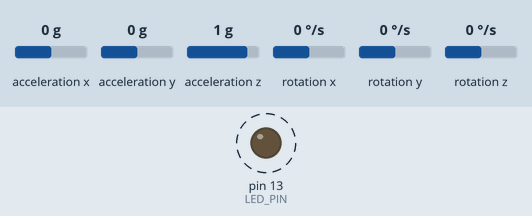
Recording of a sketch running on a simulated Arduino Uno, built with avr-gcc and run on an emulated ATmega328P. Shown: output pins drawn as LEDs (lit = HIGH). Dashed ring = blinking. Inputs (shaded band) come from the test bench; at power-on: acceleration x 0 g, acceleration y 0 g, acceleration z 1 g, rotation x 0 °/s, rotation y 0 °/s, rotation z 0 °/s. What the sketch prints to the serial monitor is not drawn.

Above: at 0.2 s.
Timing chart, 0 to 3.0 s (numbered marks = the images above):
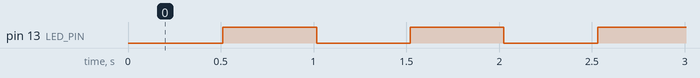

The sketch:

MPU6050_test_angle.ino
```cpp
// I2C device class (I2Cdev) demonstration Arduino sketch for MPU6050 class

// I2Cdev and MPU6050 must be installed as libraries, or else the .cpp/.h files
// for both classes must be in the include path of your project
#include "I2Cdev.h"
#include "MPU6050.h"

// Arduino Wire library is required if I2Cdev I2CDEV_ARDUINO_WIRE implementation
// is used in I2Cdev.h
#if I2CDEV_IMPLEMENTATION == I2CDEV_ARDUINO_WIRE
    #include "Wire.h"
#endif

// class default I2C address is 0x68
// specific I2C addresses may be passed as a parameter here
// AD0 low = 0x68 (default for InvenSense evaluation board)
// AD0 high = 0x69
MPU6050 accelgyro;

//MPU6050 accelgyro(0x69); // <-- use for AD0 high

int16_t ax, ay, az;
int16_t gx, gy, gz;

/*
int A_ax;
int ax_Min = -16383;
int ax_Max = 16383;

int A_ay;
int ay_Min = -16383;
int ay_Max = 16383;

int A_az;
int az_Min = -16383;
int az_Max = 16383;

int G_gx;
int gx_Min = -250;
int gx_Max = 2000;

int G_gy;
int gy_Min = -250;
int gy_Max = 2000;

int G_gz;
int gz_Min = -250;
int gz_Max = 2000;
*/


// uncomment "OUTPUT_READABLE_ACCELGYRO" if you want to see a tab-separated
// list of the accel X/Y/Z and then gyro X/Y/Z values in decimal. Easy to read,
// not so easy to parse, and slow(er) over UART.
#define OUTPUT_READABLE_ACCELGYRO

// uncomment "OUTPUT_BINARY_ACCELGYRO" to send all 6 axes of data as 16-bit
// binary, one right after the other. This is very fast (as fast as possible
// without compression or data loss), and easy to parse, but impossible to read
// for a human.
//#define OUTPUT_BINARY_ACCELGYRO


#define LED_PIN 13
bool blinkState = false;

void setup() {
    // join I2C bus (I2Cdev library doesn't do this automatically)
    #if I2CDEV_IMPLEMENTATION == I2CDEV_ARDUINO_WIRE
         Wire.begin();
    #elif I2CDEV_IMPLEMENTATION == I2CDEV_BUILTIN_FASTWIRE
        Fastwire::setup(400, true);
    #endif

    // initialize serial communication
    // (38400 chosen because it works as well at 8MHz as it does at 16MHz, but
    // it's really up to you depending on your project)

    Serial.begin(38400);


    // initialize device
    Serial.println("Initializing I2C devices...");
    accelgyro.initialize();

    // verify connection
    Serial.println("Testing device connections...");
    Serial.println(accelgyro.testConnection() ? "MPU6050 connection successful" : "MPU6050 connection failed");

    // use the code below to change accel/gyro offset values
    /*
    Serial.println("Updating internal sensor offsets...");
    // -76	-2359	1688	0	0	0
    Serial.print(accelgyro.getXAccelOffset()); Serial.print("\t"); // -76
    Serial.print(accelgyro.getYAccelOffset()); Serial.print("\t"); // -2359
    Serial.print(accelgyro.getZAccelOffset()); Serial.print("\t"); // 1688
    Serial.print(accelgyro.getXGyroOffset()); Serial.print("\t"); // 0
    Serial.print(accelgyro.getYGyroOffset()); Serial.print("\t"); // 0
    Serial.print(accelgyro.getZGyroOffset()); Serial.print("\t"); // 0
    Serial.print("\n");
    accelgyro.setXGyroOffset(220);
    accelgyro.setYGyroOffset(76);
    accelgyro.setZGyroOffset(-85);
    Serial.print(accelgyro.getXAccelOffset()); Serial.print("\t"); // -76
    Serial.print(accelgyro.getYAccelOffset()); Serial.print("\t"); // -2359
    Serial.print(accelgyro.getZAccelOffset()); Serial.print("\t"); // 1688
    Serial.print(accelgyro.getXGyroOffset()); Serial.print("\t"); // 0
    Serial.print(accelgyro.getYGyroOffset()); Serial.print("\t"); // 0
    Serial.print(accelgyro.getZGyroOffset()); Serial.print("\t"); // 0
    Serial.print("\n");
    */

    // configure Arduino LED for
    pinMode(LED_PIN, OUTPUT);
}

void loop() {

    // read raw accel/gyro measurements from device

   accelgyro.getMotion6(&ax, &ay, &az, &gx, &gy, &gz);

/*
    A_ax = constrain(ax, ax_Min, ax_Max);
    A_ax = map(A_ax, ax_Min, ax_Max, -90, 90);

    A_ay = constrain(ay, ay_Min, ay_Max);
    A_ay = map(A_ay, ay_Min, ay_Max, -90, 90);

    A_az = constrain(az, az_Min, az_Max);
    A_az = map(A_az, az_Min, az_Max, -90, 90);

    G_gx = constrain(gx, gx_Min, gx_Max);
    G_gx = map(G_gx, gx_Min, gx_Max, 0, 30);

    G_gy = constrain(gy, gy_Min, gy_Max);
    G_gy = map(G_gy, gy_Min, gy_Max, 0, 30);

    G_gz = constrain(gz, gz_Min, gz_Max);
    G_gz = map(G_gz, gz_Min, gz_Max, 0, 30);

*/
    // these methods (and a few others) are also available
    //accelgyro.getAcceleration(&ax, &ay, &az);
    //accelgyro.getRotation(&gx, &gy, &gz);

    #ifdef OUTPUT_READABLE_ACCELGYRO
        // display tab-separated accel/gyro x/y/z values

        Serial.print("a/g:\t");
        Serial.print((ax / 1800 + 8)/6); Serial.print("\t");
        Serial.print((ay / 1800 + 8)/6); Serial.print("\t");
        Serial.print((az / 1800 + 8)/6); Serial.print("\t");
        Serial.print((gx / 1800 + 8)/6); Serial.print("\t");
        Serial.print((gy / 1800 + 8)/6); Serial.print("\t");
        Serial.println((gz / 1800 + 8)/6);
        delay(500);

    #endif

    #ifdef OUTPUT_BINARY_ACCELGYRO
        Serial.write((uint8_t)(ax >> 8)); Serial.write((uint8_t)(ax & 0xFF));
        Serial.write((uint8_t)(ay >> 8)); Serial.write((uint8_t)(ay & 0xFF));
        Serial.write((uint8_t)(az >> 8)); Serial.write((uint8_t)(az & 0xFF));
        Serial.write((uint8_t)(gx >> 8)); Serial.write((uint8_t)(gx & 0xFF));
        Serial.write((uint8_t)(gy >> 8)); Serial.write((uint8_t)(gy & 0xFF));
        Serial.write((uint8_t)(gz >> 8)); Serial.write((uint8_t)(gz & 0xFF));
    #endif


    // blink LED to indicate activity
    blinkState = !blinkState;
    digitalWrite(LED_PIN, blinkState);
}
```

Measured:
- by itself, pin 13 (LED_PIN): alternates HIGH for 0.50 s and LOW for 0.50 s
